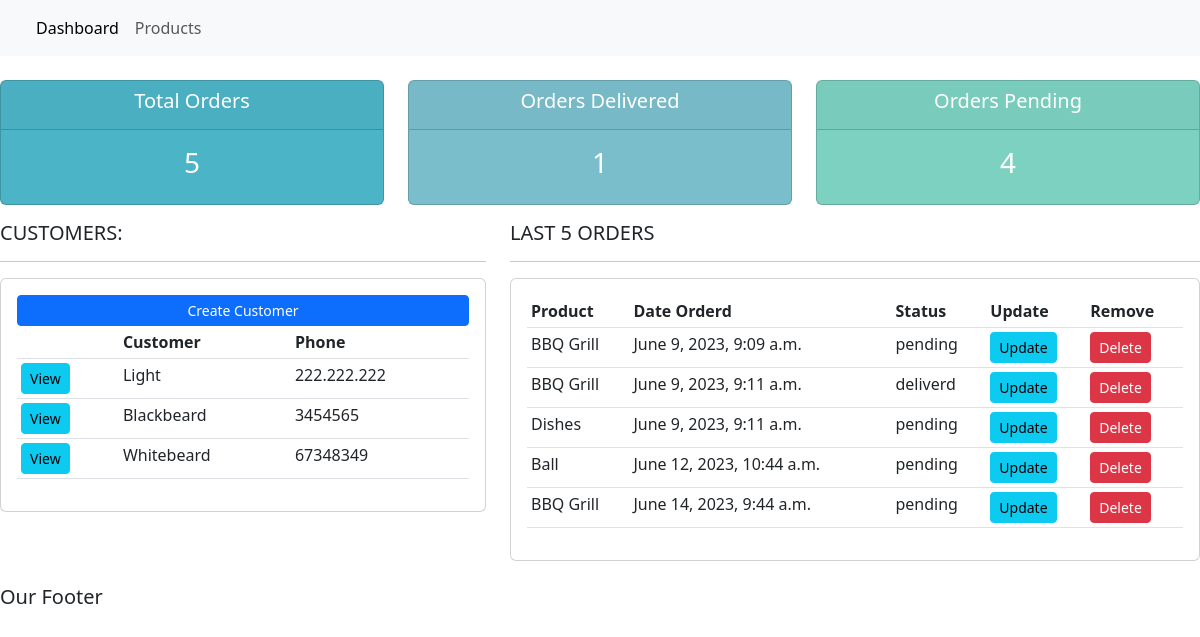
The app's page /, older data.
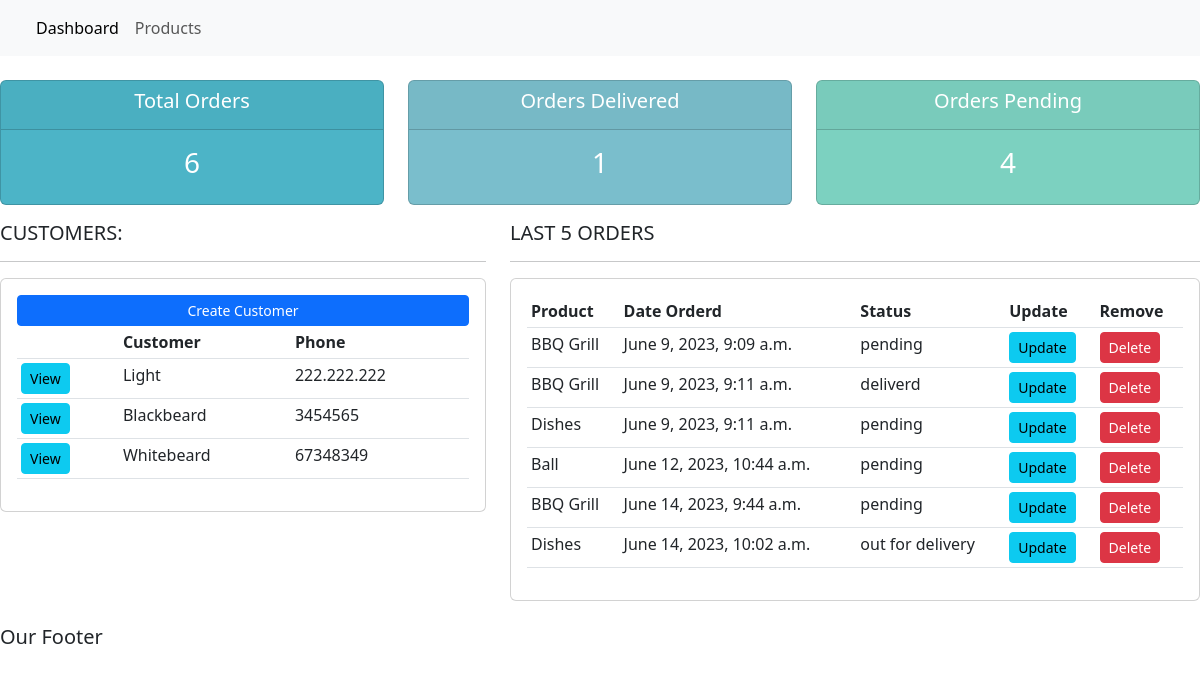
The same page, newer data.
### Accounts/models.py (models this page shows, shortened)
class Customer(models.Model):
    name = models.CharField(max_length = 200, null=True)
    phone = models.CharField(max_length = 200, null=True)
    email = models.CharField(max_length = 200, null=True)
    date_created = models.DateTimeField(auto_now_add=True)

class Order(models.Model):
    STATUS = (
        ('pending','pending'),
        ('out for delivery','out for delivery'),
        ('deliverd','deliverd'),
    )
    customer = models.ForeignKey(Customer, null=True, on_delete=models.SET_NULL)
    product = models.ForeignKey(Product, null=True, on_delete=models.SET_NULL)
    date_created = models.DateTimeField(auto_now_add=True)
    status = models.CharField(max_length=200,null=True,choices=STATUS)
    note = models.CharField(max_length=1000, null=True)

class Product(models.Model):
    CATEGORY =(
        ('indoor','indoor'),
        ('outdoor','outdoor'),
    )
    name = models.CharField(max_length = 200, null=True)
    price = models.FloatField(null=True)
    category = models.CharField(max_length = 200, null=True, choices= CATEGORY)
    description = models.CharField(max_length = 200, null=True, blank = True)
    date_created = models.DateTimeField(auto_now_add=True)
    tags = models.ManyToManyField(Tag)
    def __str__(self):
        return self.name

### Accounts/views.py (the view)
# urls.py: path('',views.home,name="home"),
def home(request):
    orders = Order.objects.all()
    customer = Customer.objects.all()
    total_customers = customer.count()
    total_orders = orders.count()
    delivered = orders.filter(status = 'deliverd').count()
    pending = orders.filter(status = 'pending').count()
    context = {'orders':orders,'customer':customer,'total_customers':total_customers,
                'total_orders':total_orders,'delivered':delivered,'pending':pending}
    return render(request, 'Accounts/dashboard.html',context)

### Accounts/templates/Accounts/dashboard.html
{% extends 'Accounts/index.html'%}
{% block content %}
{%  include 'Accounts/status.html' %}
<div class="row">
	<div class="col-md-5">
		<h5>CUSTOMERS:</h5>
		<hr>
		<div class="card card-body">
			<a class="btn btn-primary  btn-sm btn-block" href="">Create Customer</a>
			<table class="table table-sm">
				<tr>
					<th></th>
					<th>Customer</th>
					<th>Phone</th>
				</tr>
				{% for customer in customer %}
				<tr>
					<td><a class='btn btn-sm btn-info'    href="{% url 'customer' customer.id%}">View</a></td>
					<td>{{customer.name}}</td>
					<td>{{customer.phone}}</td>
				</tr>
				{% endfor%}
			</table>
		</div>
	</div>
	<div class="col-md-7">
		<h5>LAST 5 ORDERS</h5>
		<hr>
		<div class="card card-body">
			<table class="table table-sm">
				<tr>
					<th>Product</th>
					<th>Date Orderd</th>
					<th>Status</th>
					<th>Update</th>
					<th>Remove</th>
				</tr>
				{% for order in orders %}
				<tr>
					<td>{{order.product}}</td>
					<td>{{order.date_created}}</td>
					<td>{{order.status}}</td>
					<td><a class='btn btn-sm btn-info' href="{% url 'update_order' order.id%}">Update</a></td>
					<td><a class='btn btn-sm btn-danger' href="{% url 'delete_order' order.id%}">Delete</a></td>
				</tr>
				{% endfor%}
			</table>
		</div>
	</div>
</div>
{% endblock %}

Row changes from the older to the newer data that the page shows:
added Order: product "Dishes", date_created "June 14, 2023, 10:02 a.m.", status "out for delivery"
Text that changed along with them:
{{ total_orders }}: "5" → "6"
